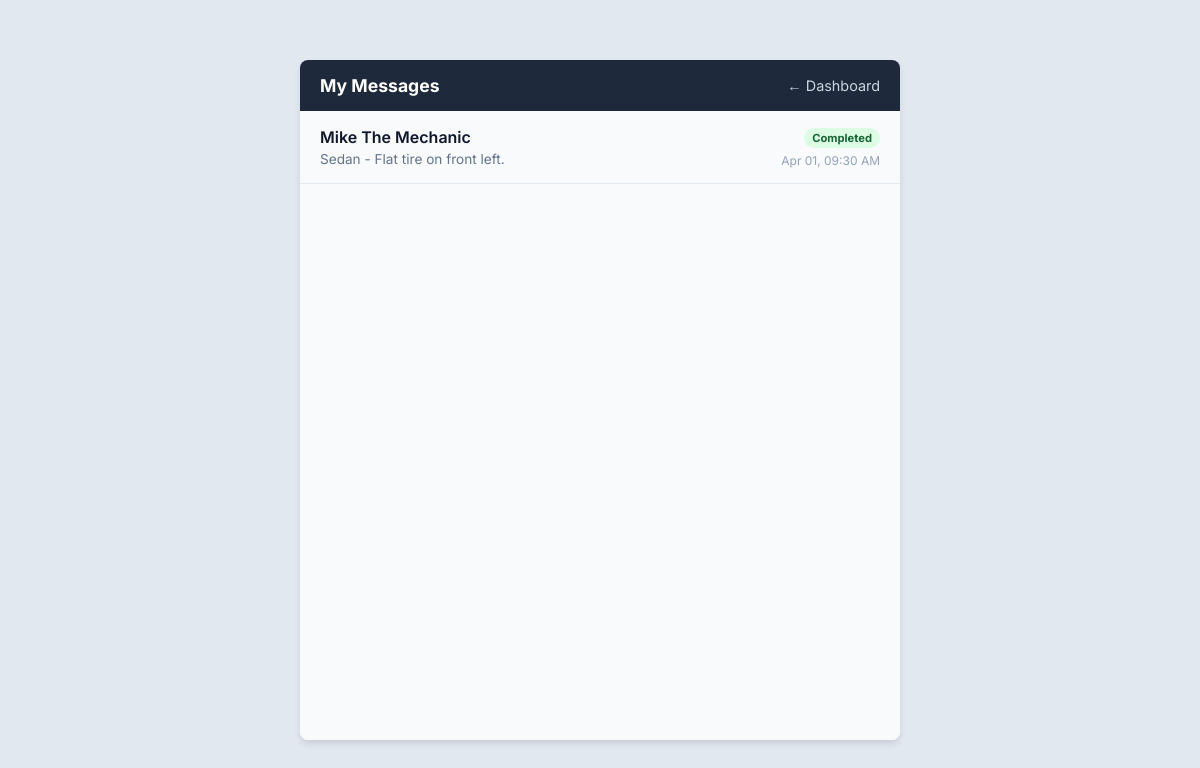
The app's page /frontend/chat/index.php (signed in) with its own data.
### tables this page shows
CREATE TABLE `requests` (
  `id` int(11) NOT NULL AUTO_INCREMENT,
  `driver_id` int(11) NOT NULL,
  `mechanic_id` int(11) DEFAULT NULL,
  `vehicle_type` varchar(50) NOT NULL,
  `location_lat` decimal(10,8) NOT NULL,
  `location_lng` decimal(11,8) NOT NULL,
  `location_address` varchar(255) DEFAULT NULL,
  `problem_description` text NOT NULL,
  `status` enum('Pending','Accepted','In Progress','Completed','Cancelled') NOT NULL DEFAULT 'Pending',
  `agreed_amount` decimal(10,2) DEFAULT NULL,
  `payment_status` enum('Unpaid','Paid') NOT NULL DEFAULT 'Unpaid',
  `created_at` timestamp DEFAULT current_timestamp(),
  `updated_at` timestamp DEFAULT current_timestamp() ON UPDATE current_timestamp(),
  PRIMARY KEY (`id`),
  FOREIGN KEY (`driver_id`) REFERENCES `users`(`id`) ON DELETE CASCADE,
  FOREIGN KEY (`mechanic_id`) REFERENCES `mechanics`(`id`) ON DELETE SET NULL
);

CREATE TABLE `users` (
  `id` int(11) NOT NULL AUTO_INCREMENT,
  `name` varchar(100) NOT NULL,
  `email` varchar(100) NOT NULL UNIQUE,
  `password_hash` varchar(255) NOT NULL,
  `role` enum('user','mechanic','admin') NOT NULL DEFAULT 'user',
  `phone` varchar(20) DEFAULT NULL,
  `created_at` timestamp DEFAULT current_timestamp(),
  PRIMARY KEY (`id`)
);

### frontend/chat/index.php (the view, shortened to what this page needs)
<?php
require_once '../../backend/config/db.php';
$user_id = $_SESSION['user_id'];
$user_role = $_SESSION['user_role'];
$chats = [];
if ($user_role === 'user') {
    $stmt = $pdo->prepare("
        SELECT r.id as request_id, r.vehicle_type, r.problem_description, r.status, r.updated_at,
               u.name as other_party_name, m.business_name
        FROM requests r
        JOIN mechanics m ON r.mechanic_id = m.id
        JOIN users u ON m.user_id = u.id
        WHERE r.driver_id = ? AND r.status != 'Pending'
        ORDER BY r.updated_at DESC
    ");
    $stmt->execute([$user_id]);
    $chats = $stmt->fetchAll();
} else {
    header("Location: ../admin/dashboard.php");
    exit();
}
?>
<!DOCTYPE html>
<html lang="en">
<head>
</head>
<body>
    <div class="list-container">
        <div class="list-header">
            <h3>My Messages</h3>
            <a href="../<?= $user_role === 'mechanic' ? 'mechanic' : 'user' ?>/dashboard.php" class="back-btn">← Dashboard</a>
        </div>
        <ul class="chats-list">
            <?php if (count($chats) > 0): ?>
                <?php foreach ($chats as $chat): ?>
                    <?php
                        $statusClass = str_replace(' ', '', $chat['status']);
                        $displayName = $chat['other_party_name'];
                    ?>
                    <a href="chat_ui.php?request_id=<?= $chat['request_id'] ?>" class="chat-item">
                        <div class="chat-info">
                            <div class="chat-name"><?= htmlspecialchars($displayName) ?></div>
                            <div class="chat-desc"><?= htmlspecialchars($chat['vehicle_type']) ?> - <?= htmlspecialchars($chat['problem_description']) ?></div>
                        </div>
                        <div class="chat-meta">
                            <div class="status-badge status-<?= $statusClass ?>"><?= htmlspecialchars($chat['status']) ?></div>
                            <div class="chat-time"><?= date('M d, h:i A', strtotime($chat['updated_at'])) ?></div>
                        </div>
                    </a>
                <?php endforeach; ?>
            <?php endif; ?>
        </ul>
    </div>
</body>
</html>

### frontend/chat/index.php (style rules this page uses)
body { font-family: 'Inter', sans-serif; background: #e2e8f0; margin: 0; padding: 0; display:flex; justify-content:center; align-items:center; height:100vh; }
.list-container { width: 100%; max-width: 600px; background: white; border-radius: 8px; box-shadow: 0 4px 6px rgba(0,0,0,0.1); display:flex; flex-direction:column; height: 85vh; overflow:hidden; }
.list-header { background: #1e293b; color: white; padding: 15px 20px; display: flex; justify-content: space-between; align-items: center; }
.list-header h3 { margin: 0; font-size: 1.1rem; }
.back-btn { color: #cbd5e1; text-decoration: none; font-size: 0.9rem; }
.chats-list { flex: 1; overflow-y: auto; background: #f8fafc; padding: 0; margin: 0; list-style: none; }
.chat-item { padding: 15px 20px; border-bottom: 1px solid #e2e8f0; display: flex; justify-content: space-between; align-items: center; transition: background 0.2s; text-decoration: none; color: inherit; }
.chat-info { flex: 1; }
.chat-name { font-weight: 600; font-size: 1rem; color: #0f172a; margin-bottom: 4px; }
.chat-desc { font-size: 0.85rem; color: #64748b; white-space: nowrap; overflow: hidden; text-overflow: ellipsis; max-width: 350px; }
.chat-meta { text-align: right; margin-left: 15px; }
.status-badge { display: inline-block; padding: 3px 8px; border-radius: 12px; font-size: 0.7rem; font-weight: bold; margin-bottom: 5px; }
.status-Completed { background: #dcfce3; color: #166534; }
.chat-time { font-size: 0.75rem; color: #94a3b8; }

### records on screen
requests: users.name "Mike The Mechanic", vehicle_type "Sedan", problem_description "Flat tire on front left.", status "Completed", updated_at "Apr 01, 09:30 AM"
